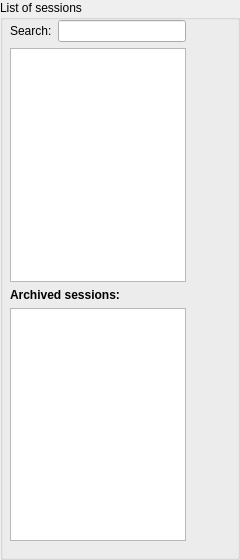
        <widget class="QGroupBox" name="VSSLSGroupBox" >
         <property name="minimumSize" >
          <size>
           <width>240</width>
           <height>0</height>
          </size>
         </property>
         <property name="maximumSize" >
          <size>
           <width>240</width>
           <height>16777215</height>
          </size>
         </property>
         <property name="title" >
          <string>List of sessions</string>
         </property>
         <widget class="QWidget" name="VSSLSGridLayout" >
          <property name="geometry" >
           <rect>
            <x>0</x>
            <y>10</y>
            <width>196</width>
            <height>541</height>
           </rect>
          </property>
          <layout class="QGridLayout" >
           <property name="leftMargin" >
            <number>10</number>
           </property>
           <property name="topMargin" >
            <number>10</number>
           </property>
           <property name="rightMargin" >
            <number>10</number>
           </property>
           <property name="bottomMargin" >
            <number>10</number>
           </property>
           <property name="horizontalSpacing" >
            <number>6</number>
           </property>
           <property name="verticalSpacing" >
            <number>6</number>
           </property>
           <item row="0" column="0" >
            <layout class="QHBoxLayout" >
             <property name="spacing" >
              <number>6</number>
             </property>
             <property name="leftMargin" >
              <number>0</number>
             </property>
             <property name="topMargin" >
              <number>0</number>
             </property>
             <property name="rightMargin" >
              <number>0</number>
             </property>
             <property name="bottomMargin" >
              <number>0</number>
             </property>
             <item>
              <widget class="QLabel" name="label_search_sessions" >
               <property name="text" >
                <string>Search:</string>
               </property>
              </widget>
             </item>
             <item>
              <widget class="QLineEdit" name="VSSLSSearchLineEdit" >
               <property name="statusTip" >
                <string>Type a keyword to filter the list below</string>
               </property>
              </widget>
             </item>
            </layout>
           </item>
           <item row="3" column="0" >
            <widget class="QListWidget" name="VSSLASListWidget" >
             <property name="statusTip" >
              <string>Double click a session to view</string>
             </property>
            </widget>
           </item>
           <item row="1" column="0" >
            <widget class="QListWidget" name="VSSLSListWidget" >
             <property name="statusTip" >
              <string>Double click a session to view</string>
             </property>
            </widget>
           </item>
           <item row="2" column="0" >
            <widget class="QLabel" name="label_archived_sessions" >
             <property name="text" >
              <string>&lt;b>Archived sessions:&lt;/b></string>
             </property>
            </widget>
           </item>
          </layout>
         </widget>
        </widget>
